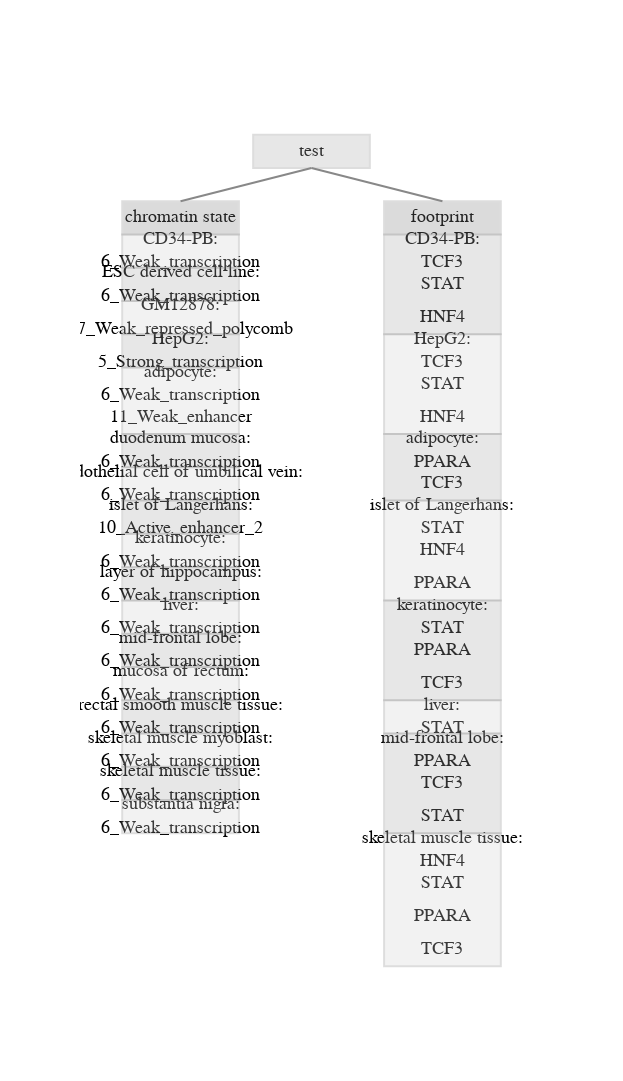

The notebook cell saved with this chart:
### Code cell
thing = json.loads(open("../testing_files/testing.json").read())
#iplot(make_graph(var_data=thing, var_name="test",box_height=4, biosamples=["skeletal muscle tissue"]))
iplot(make_graph(var_data=thing, var_name="test",box_height=4))

### Figure 1 — Plotly figure (JSON) as saved in the notebook; plotly's stock layout.template omitted (floating-point values rounded to 4 significant figures)
{"data": [{"hoverinfo": "closest", "hovertext": ["", "", "accession: TSTSR295022<br>annotation_type: chromatin state<br>biosample_term_name: CD34-PB<br>coordinates: chr10:114749600-114787200<br>genome: hg19<br>state: 6_Weak_transcription<br>value: 0,100,0<br>", "accession: TSTSR360658<br>annotation_type: chromatin state<br>biosample_term_name: ESC derived cell line<br>coordinates: chr10:114756600-114758400<br>genome: hg19<br>state: 6_Weak_transcription<br>value: 0,100,0<br>", "accession: TSTSR588101<br>annotation_type: chromatin state<br>biosample_term_name: GM12878<br>coordinates: chr10:114746800-114853200<br>genome: hg19<br>state: 17_Weak_repressed_polycomb<br>value: 192,192,192<br>", "accession: TSTSR035696<br>annotation_type: chromatin state<br>biosample_term_name: HepG2<br>coordinates: chr10:114752000-114762200<br>genome: hg19<br>state: 5_Strong_transcription<br>value: 0,128,0<br>", "accession: TSTSR863340<br>annotation_type: chromatin state<br>biosample_term_name: adipocyte<br>coordinates: chr10:114747600-114766600<br>genome: hg19<br>state: 6_Weak_transcription<br>value: 0,100,0<br>", "accession: TSTSR104634<br>annotation_type: chromatin state<br>biosample_term_name: adipocyte<br>coordinates: chr10:114757800-114758600<br>genome: hg19<br>state: 11_Weak_enhancer<br>value: 255,255,0<br>", "accession: TSTSR459407<br>annotation_type: chromatin state<br>biosample_term_name: duodenum mucosa<br>coordinates: chr10:114752600-114761600<br>genome: hg19<br>state: 6_Weak_transcription<br>value: 0,100,0<br>", "accession: TSTSR000759<br>annotation_type: chromatin state<br>biosample_term_name: endothelial cell of umbilical vein<br>coordinates: chr10:114745400-114780200<br>genome: hg19<br>state: 6_Weak_transcription<br>value: 0,100,0<br>", "accession: TSTSR679993<br>annotation_type: chromatin state<br>biosample_term_name: islet of Langerhans<br>coordinates: chr10:114757200-114761000<br>genome: hg19<br>state: 10_Active_enhancer_2<br>value: 255,195,77<br>", "accession: TSTSR926942<br>annotation_type: chromatin state<br>biosample_term_name: keratinocyte<br>coordinates: chr10:114753400-114760200<br>genome: hg19<br>state: 6_Weak_transcription<br>value: 0,100,0<br>", "accession: TSTSR013323<br>annotation_type: chromatin state<br>biosample_term_name: layer of hippocampus<br>coordinates: chr10:114752600-114760000<br>genome: hg19<br>state: 6_Weak_transcription<br>value: 0,100,0<br>", "accession: TSTSR027410<br>annotation_type: chromatin state<br>biosample_term_name: liver<br>coordinates: chr10:114757800-114760000<br>genome: hg19<br>state: 6_Weak_transcription<br>value: 0,100,0<br>", "accession: TSTSR632525<br>annotation_type: chromatin state<br>biosample_term_name: mid-frontal lobe<br>coordinates: chr10:114752400-114760200<br>genome: hg19<br>state: 6_Weak_transcription<br>value: 0,100,0<br>", "accession: TSTSR362251<br>annotation_type: chromatin state<br>biosample_term_name: mucosa of rectum<br>coordinates: chr10:114755600-114762000<br>genome: hg19<br>state: 6_Weak_transcription<br>value: 0,100,0<br>", "accession: TSTSR802656<br>annotation_type: chromatin state<br>biosample_term_name: rectal smooth muscle tissue<br>coordinates: chr10:114755600-114759800<br>genome: hg19<br>state: 6_Weak_transcription<br>value: 0,100,0<br>", "accession: TSTSR558538<br>annotation_type: chromatin state<br>biosample_term_name: skeletal muscle myoblast<br>coordinates: chr10:114757200-114766200<br>genome: hg19<br>state: 6_Weak_transcription<br>value: 0,100,0<br>", "accession: TSTSR344424<br>annotation_type: chromatin state<br>biosample_term_name: skeletal muscle tissue<br>coordinates: chr10:114749600-114759800<br>genome: hg19<br>state: 6_Weak_transcription<br>value: 0,100,0<br>", "accession: TSTSR828132<br>annotation_type: chromatin state<br>biosample_term_name: substantia nigra<br>coordinates: chr10:114752400-114760400<br>genome: hg19<br>state: 6_Weak_transcription<br>value: 0,100,0<br>", "", "accession: TSTSR344424<br>annotation_type: footprint<br>biosample_term_name: CD34-PB<br>coordinates: chr10:114749600-114759800<br>genome: hg19<br>footprint: TCF3<br>value: 0,100,0<br>", "accession: TSTSR027410<br>annotation_type: footprint<br>biosample_term_name: CD34-PB<br>coordinates: chr10:114757800-114760000<br>genome: hg19<br>footprint: STAT<br>value: 0,100,0<br>", "accession: TSTSR295022<br>annotation_type: footprint<br>biosample_term_name: CD34-PB<br>coordinates: chr10:114749600-114787200<br>genome: hg19<br>footprint: HNF4<br>value: 0,100,0<br>", "accession: TSTSR344424<br>annotation_type: footprint<br>biosample_term_name: HepG2<br>coordinates: chr10:114749600-114759800<br>genome: hg19<br>footprint: TCF3<br>value: 0,100,0<br>", "accession: TSTSR027410<br>annotation_type: footprint<br>biosample_term_name: HepG2<br>coordinates: chr10:114757800-114760000<br>genome: hg19<br>footprint: STAT<br>value: 0,100,0<br>", "accession: TSTSR295022<br>annotation_type: footprint<br>biosample_term_name: HepG2<br>coordinates: chr10:114749600-114787200<br>genome: hg19<br>footprint: HNF4<br>value: 0,100,0<br>", "accession: TSTSR344424<br>annotation_type: footprint<br>biosample_term_name: adipocyte<br>coordinates: chr10:114749600-114759800<br>genome: hg19<br>footprint: PPARA<br>value: 0,100,0<br>", "accession: TSTSR344424<br>annotation_type: footprint<br>biosample_term_name: adipocyte<br>coordinates: chr10:114749600-114759800<br>genome: hg19<br>footprint: TCF3<br>value: 0,100,0<br>", "accession: TSTSR027410<br>annotation_type: footprint<br>biosample_term_name: islet of Langerhans<br>coordinates: chr10:114757800-114760000<br>genome: hg19<br>footprint: STAT<br>value: 0,100,0<br>", "accession: TSTSR295022<br>annotation_type: footprint<br>biosample_term_name: islet of Langerhans<br>coordinates: chr10:114749600-114787200<br>genome: hg19<br>footprint: HNF4<br>value: 0,100,0<br>", "accession: TSTSR679993<br>annotation_type: footprint<br>biosample_term_name: islet of Langerhans<br>coordinates: chr10:114757200-114761000<br>genome: hg19<br>footprint: PPARA<br>value: 255,195,77<br>", "accession: TSTSR344424<br>annotation_type: footprint<br>biosample_term_name: keratinocyte<br>coordinates: chr10:114749600-114759800<br>genome: hg19<br>footprint: STAT<br>value: 0,100,0<br>", "accession: TSTSR344424<br>annotation_type: footprint<br>biosample_term_name: keratinocyte<br>coordinates: chr10:114749600-114759800<br>genome: hg19<br>footprint: PPARA<br>value: 0,100,0<br>", "accession: TSTSR344424<br>annotation_type: footprint<br>biosample_term_name: keratinocyte<br>coordinates: chr10:114749600-114759800<br>genome: hg19<br>footprint: TCF3<br>value: 0,100,0<br>", "accession: TSTSR027410<br>annotation_type: footprint<br>biosample_term_name: liver<br>coordinates: chr10:114757800-114760000<br>genome: hg19<br>footprint: STAT<br>value: 0,100,0<br>", "accession: TSTSR344424<br>annotation_type: footprint<br>biosample_term_name: mid-frontal lobe<br>coordinates: chr10:114749600-114759800<br>genome: hg19<br>footprint: PPARA<br>value: 0,100,0<br>", "accession: TSTSR344424<br>annotation_type: footprint<br>biosample_term_name: mid-frontal lobe<br>coordinates: chr10:114749600-114759800<br>genome: hg19<br>footprint: TCF3<br>value: 0,100,0<br>", "accession: TSTSR027410<br>annotation_type: footprint<br>biosample_term_name: mid-frontal lobe<br>coordinates: chr10:114757800-114760000<br>genome: hg19<br>footprint: STAT<br>value: 0,100,0<br>", "accession: TSTSR344424<br>annotation_type: footprint<br>biosample_term_name: skeletal muscle tissue<br>coordinates: chr10:114749600-114759800<br>genome: hg19<br>footprint: HNF4<br>value: 0,100,0<br>", "accession: TSTSR344424<br>annotation_type: footprint<br>biosample_term_name: skeletal muscle tissue<br>coordinates: chr10:114749600-114759800<br>genome: hg19<br>footprint: STAT<br>value: 0,100,0<br>", "accession: TSTSR344424<br>annotation_type: footprint<br>biosample_term_name: skeletal muscle tissue<br>coordinates: chr10:114749600-114759800<br>genome: hg19<br>footprint: PPARA<br>value: 0,100,0<br>", "accession: TSTSR344424<br>annotation_type: footprint<br>biosample_term_name: skeletal muscle tissue<br>coordinates: chr10:114749600-114759800<br>genome: hg19<br>footprint: TCF3<br>value: 0,100,0<br>"], "marker": {"color": [], "line": {"width": 10}, "opacity": 0, "size": 10}, "mode": "markers+text", "text": ["test", "chromatin state", "CD34-PB:<br>6_Weak_transcription", "ESC derived cell line:<br>6_Weak_transcription", "GM12878:<br>17_Weak_repressed_polycomb", "HepG2:<br>5_Strong_transcription", "adipocyte:<br>6_Weak_transcription", "11_Weak_enhancer", "duodenum mucosa:<br>6_Weak_transcription", "endothelial cell of umbilical vein:<br>6_Weak_transcription", "islet of Langerhans:<br>10_Active_enhancer_2", "keratinocyte:<br>6_Weak_transcription", "layer of hippocampus:<br>6_Weak_transcription", "liver:<br>6_Weak_transcription", "mid-frontal lobe:<br>6_Weak_transcription", "mucosa of rectum:<br>6_Weak_transcription", "rectal smooth muscle tissue:<br>6_Weak_transcription", "skeletal muscle myoblast:<br>6_Weak_transcription", "skeletal muscle tissue:<br>6_Weak_transcription", "substantia nigra:<br>6_Weak_transcription", "footprint", "CD34-PB:<br>TCF3", "STAT", "HNF4", "HepG2:<br>TCF3", "STAT", "HNF4", "adipocyte:<br>PPARA", "TCF3", "islet of Langerhans:<br>STAT", "HNF4", "PPARA", "keratinocyte:<br>STAT", "PPARA", "TCF3", "liver:<br>STAT", "mid-frontal lobe:<br>PPARA", "TCF3", "STAT", "skeletal muscle tissue:<br>HNF4", "STAT", "PPARA", "TCF3"], "textfont": {"color": "black", "family": "Arail", "size": 18}, "type": "scatter", "x": [50, 4, 4, 4, 4, 4, 4, 4, 4, 4, 4, 4, 4, 4, 4, 4, 4, 4, 4, 4, 96, 96, 96, 96, 96, 96, 96, 96, 96, 96, 96, 96, 96, 96, 96, 96, 96, 96, 96, 96, 96, 96, 96, -21, 121], "y": [100, 92, 88, 84, 80, 76, 72, 68, 64, 60, 56, 52, 48, 44, 40, 36, 32, 28, 24, 20, 92, 88, 84, 80, 76, 72, 68, 64, 60, 56, 52, 48, 44, 40, 36, 32, 28, 24, 20, 16, 12, 8, 4, 4, 100]}, {"hoverinfo": "none", "line": {"color": "#888", "width": 2}, "mode": "lines", "type": "scatter", "x": [50, 4, null, 50, 96, null], "y": [98, 94, null, 98, 94, null]}], "layout": {"height": 1082.0, "hoverlabel": {"bgcolor": "white", "bordercolor": "black", "font": {"family": "helvetica"}}, "hovermode": "closest", "shapes": [{"fillcolor": "#A9A9A9", "line": {"color": "#888", "width": 2}, "opacity": 0.275, "type": "rect", "x0": 29.5, "x1": 70.5, "xref": "x", "y0": 98, "y1": 102, "yref": "y"}, {"fillcolor": "#808080", "line": {"color": "#888", "width": 2}, "opacity": 0.275, "type": "rect", "x0": -16.5, "x1": 24.5, "xref": "x", "y0": 90, "y1": 94, "yref": "y"}, {"fillcolor": "#D3D3D3", "line": {"color": "#888", "width": 2}, "opacity": 0.275, "type": "rect", "x0": -16.5, "x1": 24.5, "xref": "x", "y0": 86, "y1": 90, "yref": "y"}, {"fillcolor": "#A9A9A9", "line": {"color": "#888", "width": 2}, "opacity": 0.275, "type": "rect", "x0": -16.5, "x1": 24.5, "xref": "x", "y0": 82, "y1": 86, "yref": "y"}, {"fillcolor": "#D3D3D3", "line": {"color": "#888", "width": 2}, "opacity": 0.275, "type": "rect", "x0": -16.5, "x1": 24.5, "xref": "x", "y0": 78, "y1": 82, "yref": "y"}, {"fillcolor": "#A9A9A9", "line": {"color": "#888", "width": 2}, "opacity": 0.275, "type": "rect", "x0": -16.5, "x1": 24.5, "xref": "x", "y0": 74, "y1": 78, "yref": "y"}, {"fillcolor": "#D3D3D3", "line": {"color": "#888", "width": 2}, "opacity": 0.275, "type": "rect", "x0": -16.5, "x1": 24.5, "xref": "x", "y0": 66, "y1": 74, "yref": "y"}, {"fillcolor": "#A9A9A9", "line": {"color": "#888", "width": 2}, "opacity": 0.275, "type": "rect", "x0": -16.5, "x1": 24.5, "xref": "x", "y0": 62, "y1": 66, "yref": "y"}, {"fillcolor": "#D3D3D3", "line": {"color": "#888", "width": 2}, "opacity": 0.275, "type": "rect", "x0": -16.5, "x1": 24.5, "xref": "x", "y0": 58, "y1": 62, "yref": "y"}, {"fillcolor": "#A9A9A9", "line": {"color": "#888", "width": 2}, "opacity": 0.275, "type": "rect", "x0": -16.5, "x1": 24.5, "xref": "x", "y0": 54, "y1": 58, "yref": "y"}, {"fillcolor": "#D3D3D3", "line": {"color": "#888", "width": 2}, "opacity": 0.275, "type": "rect", "x0": -16.5, "x1": 24.5, "xref": "x", "y0": 50, "y1": 54, "yref": "y"}, {"fillcolor": "#A9A9A9", "line": {"color": "#888", "width": 2}, "opacity": 0.275, "type": "rect", "x0": -16.5, "x1": 24.5, "xref": "x", "y0": 46, "y1": 50, "yref": "y"}, {"fillcolor": "#D3D3D3", "line": {"color": "#888", "width": 2}, "opacity": 0.275, "type": "rect", "x0": -16.5, "x1": 24.5, "xref": "x", "y0": 42, "y1": 46, "yref": "y"}, {"fillcolor": "#A9A9A9", "line": {"color": "#888", "width": 2}, "opacity": 0.275, "type": "rect", "x0": -16.5, "x1": 24.5, "xref": "x", "y0": 38, "y1": 42, "yref": "y"}, {"fillcolor": "#D3D3D3", "line": {"color": "#888", "width": 2}, "opacity": 0.275, "type": "rect", "x0": -16.5, "x1": 24.5, "xref": "x", "y0": 34, "y1": 38, "yref": "y"}, {"fillcolor": "#A9A9A9", "line": {"color": "#888", "width": 2}, "opacity": 0.275, "type": "rect", "x0": -16.5, "x1": 24.5, "xref": "x", "y0": 30, "y1": 34, "yref": "y"}, {"fillcolor": "#D3D3D3", "line": {"color": "#888", "width": 2}, "opacity": 0.275, "type": "rect", "x0": -16.5, "x1": 24.5, "xref": "x", "y0": 26, "y1": 30, "yref": "y"}, {"fillcolor": "#A9A9A9", "line": {"color": "#888", "width": 2}, "opacity": 0.275, "type": "rect", "x0": -16.5, "x1": 24.5, "xref": "x", "y0": 22, "y1": 26, "yref": "y"}, {"fillcolor": "#D3D3D3", "line": {"color": "#888", "width": 2}, "opacity": 0.275, "type": "rect", "x0": -16.5, "x1": 24.5, "xref": "x", "y0": 18, "y1": 22, "yref": "y"}, {"fillcolor": "#808080", "line": {"color": "#888", "width": 2}, "opacity": 0.275, "type": "rect", "x0": 75.5, "x1": 116.5, "xref": "x", "y0": 90, "y1": 94, "yref": "y"}, {"fillcolor": "#A9A9A9", "line": {"color": "#888", "width": 2}, "opacity": 0.275, "type": "rect", "x0": 75.5, "x1": 116.5, "xref": "x", "y0": 78, "y1": 90, "yref": "y"}, {"fillcolor": "#D3D3D3", "line": {"color": "#888", "width": 2}, "opacity": 0.275, "type": "rect", "x0": 75.5, "x1": 116.5, "xref": "x", "y0": 66, "y1": 78, "yref": "y"}, {"fillcolor": "#A9A9A9", "line": {"color": "#888", "width": 2}, "opacity": 0.275, "type": "rect", "x0": 75.5, "x1": 116.5, "xref": "x", "y0": 58, "y1": 66, "yref": "y"}, {"fillcolor": "#D3D3D3", "line": {"color": "#888", "width": 2}, "opacity": 0.275, "type": "rect", "x0": 75.5, "x1": 116.5, "xref": "x", "y0": 46, "y1": 58, "yref": "y"}, {"fillcolor": "#A9A9A9", "line": {"color": "#888", "width": 2}, "opacity": 0.275, "type": "rect", "x0": 75.5, "x1": 116.5, "xref": "x", "y0": 34, "y1": 46, "yref": "y"}, {"fillcolor": "#D3D3D3", "line": {"color": "#888", "width": 2}, "opacity": 0.275, "type": "rect", "x0": 75.5, "x1": 116.5, "xref": "x", "y0": 30, "y1": 34, "yref": "y"}, {"fillcolor": "#A9A9A9", "line": {"color": "#888", "width": 2}, "opacity": 0.275, "type": "rect", "x0": 75.5, "x1": 116.5, "xref": "x", "y0": 18, "y1": 30, "yref": "y"}, {"fillcolor": "#D3D3D3", "line": {"color": "#888", "width": 2}, "opacity": 0.275, "type": "rect", "x0": 75.5, "x1": 116.5, "xref": "x", "y0": 2, "y1": 18, "yref": "y"}], "showlegend": false, "width": 623.8, "xaxis": {"showgrid": false, "showline": false, "showticklabels": false, "ticks": "", "zeroline": false}, "yaxis": {"showgrid": false, "showline": false, "showticklabels": false, "ticks": "", "zeroline": false}}}
